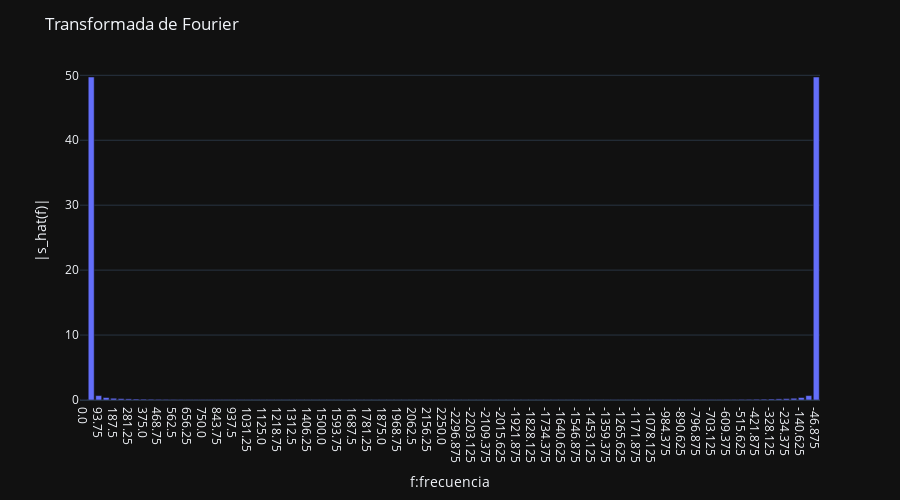

The notebook cell this image was saved under:
### Code cell
s_hat=np.abs(fft.fft(s1))
freq_array_string=[str(fi) for fi in freq_array]
fig=px.bar(x=freq_array_string,y=s_hat)

fig.update_layout(
    title='Transformada de Fourier',xaxis_title='f:frecuencia', yaxis_title='|s_hat(f)|',
    height=500, width=900, template='plotly_dark'
)

fig.show()
